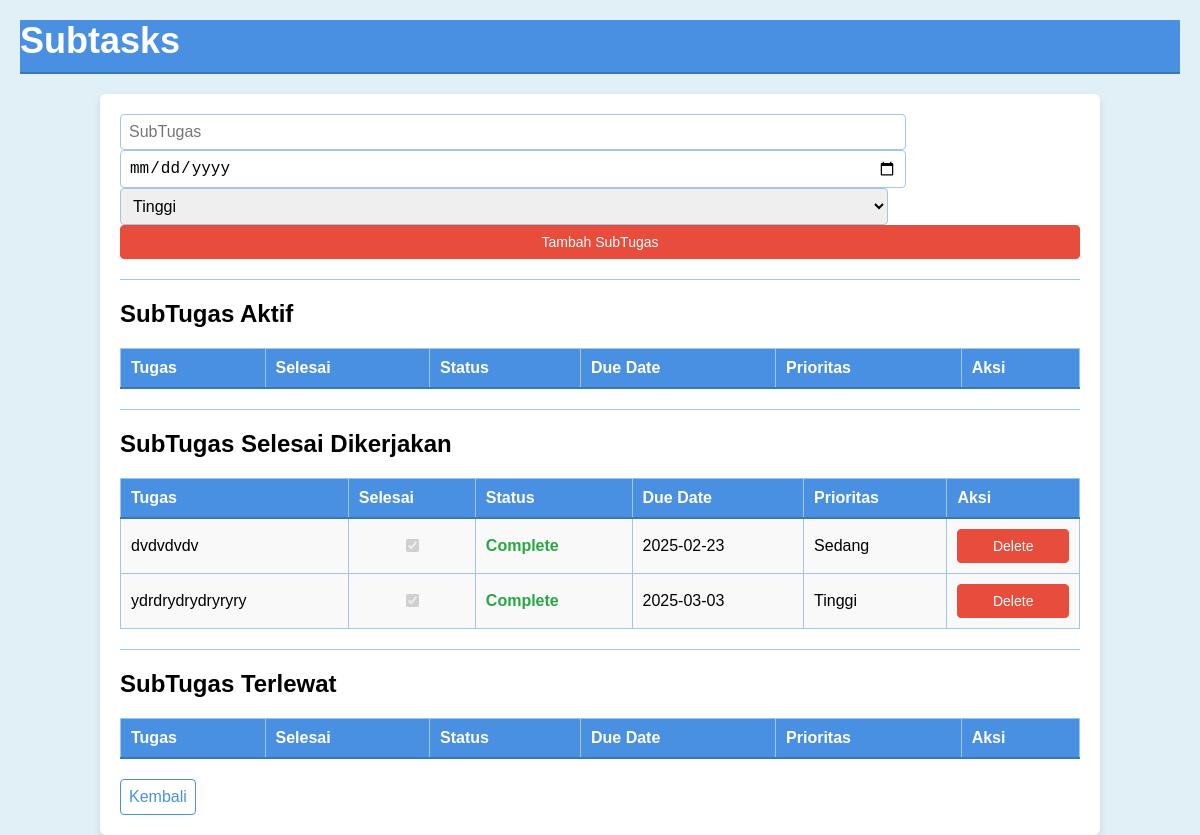
The page /subtasks.php?task_id=6 (signed in) on the database its author committed.
### tables this page shows
CREATE TABLE `subtasks` (
  `id` int(11) NOT NULL,
  `task_id` int(11) NOT NULL,
  `description` varchar(255) NOT NULL,
  `completed` tinyint(1) DEFAULT 0,
  `due_date` date DEFAULT NULL,
  `priority` enum('Rendah','Sedang','Tinggi') DEFAULT 'Rendah',
  `status` enum('aktif','terlewat','selesai') DEFAULT 'aktif'
);

### subtasks.php (the view, shortened to what this page needs)
<?php
require 'db.php';
$task_id = $_GET['task_id'];
$completed_subtasks = $pdo->prepare("SELECT * FROM subtasks WHERE task_id = ? AND completed = 1");
$completed_subtasks->execute([$task_id]);
?>
<!DOCTYPE html>
<html lang="en">
<head>
</head>
<body>
<header>
    <h1>Subtasks</h1>
</header>
<div class="container">
    <form method="POST">
        <input type="text" name="description" placeholder="SubTugas" required>
        <input type="date" name="due_date" min="<?= date('Y-m-d'); ?>" required>
        <select name="priority">
            <option value="Tinggi" selected>Tinggi</option>
        </select>
        <button type="submit">Tambah SubTugas</button>
    </form>
    <div class="divider"></div>
    <h2>SubTugas Aktif</h2>
    <table>
    <tr>
        <th>Tugas</th>
        <th>Selesai</th>
        <th>Status</th>
        <th>Due Date</th>
        <th>Prioritas</th>
        <th>Aksi</th>
    </tr>
</table>
    <div class="divider"></div>
    <h2>SubTugas Selesai Dikerjakan</h2>
    <table>
    <tr>
        <th>Tugas</th>
        <th>Selesai</th>
        <th>Status</th>
        <th>Due Date</th>
        <th>Prioritas</th>
        <th>Aksi</th>
    </tr>
    <?php foreach ($completed_subtasks as $subtask): ?>
        <tr>
            <td><?= htmlspecialchars($subtask['description']) ?></td>
            <td class="checkbox">
                <form method="POST" style="margin: 0;">
                    <input type="checkbox" name="completed" <?= $subtask['completed'] ? 'checked' : '' ?>
                           onclick="this.form.submit()" disabled>
                </form>
            </td>
            <td class="status">
                <?= $subtask['completed'] ? 'Complete' : 'Incomplete' ?>
            </td>
            <td><?= htmlspecialchars($subtask['due_date']) ?></td>
            <td><?= htmlspecialchars($subtask['priority']) ?></td>
            <td>
                <form method="POST" style="margin: 0;">
                    <button type="submit" name="delete" value="1" onclick="return confirm('Are you sure you want to delete this subtask?');">Delete</button>
                </form>
        </tr>
    <?php endforeach; ?>
</table>
    <div class="divider"></div>
    <h2>SubTugas Terlewat</h2>
    <table>
    <tr>
        <th>Tugas</th>
        <th>Selesai</th>
        <th>Status</th>
        <th>Due Date</th>
        <th>Prioritas</th>
        <th>Aksi</th>
    </tr>
</table>
    <a href="tasks.php">Kembali</a>
</div>
</body>
</html>

### subtasks.php (style rules this page uses)
body { font-family: Arial, sans-serif; background-color: #e1f0f6; margin: 0; padding: 0; }
h1 { margin: 20px; font-size: 36px; color: #ffffff; background-color: #4a90e2; border-bottom: 2px solid #357ab7; padding-bottom: 10px; }
.container { width: 80%; margin: 0 auto; padding: 20px; background-color: #ffffff; border-radius: 6px; box-shadow: 0 4px 8px rgba(0, 0, 0, 0.1); }
input[type="text"], input[type="date"], select { width: 80%; padding: 8px; font-size: 16px; border: 1px solid #a1c6ea; border-radius: 4px; }
button { width: 100%; padding: 8px; background-color: #e74c3c; color: white; border: 1px solid #e74c3c; border-radius: 4px; cursor: pointer; font-size: 14px; }
.divider { width: 100%; height: 1px; background-color: #a1c6ea; margin: 20px 0; }
table { width: 100%; border-collapse: collapse; margin-top: 20px; padding: 0 20px; }
table, th, td { border: 1px solid #a1c6ea; }
th, td { padding: 10px; text-align: left; }
th { background-color: #4a90e2; color: white; border-bottom: 2px solid #357ab7; }
td { background-color: #f9f9f9; }
a { display: inline-block; margin-top: 20px; color: #4a90e2; text-decoration: none; padding: 8px; font-size: 16px; border: 1px solid #4a90e2; border-radius: 4px; }
.checkbox { text-align: center; }
.status { color: #28a745; font-weight: bold; }

### rows shown on the page
subtasks: description "dvdvdvdv", completed "☑", shows "Complete", due_date "2025-02-23", priority "Sedang"
subtasks: description "ydrdrydrydryryry", completed "☑", shows "Complete", due_date "2025-03-03", priority "Tinggi"
